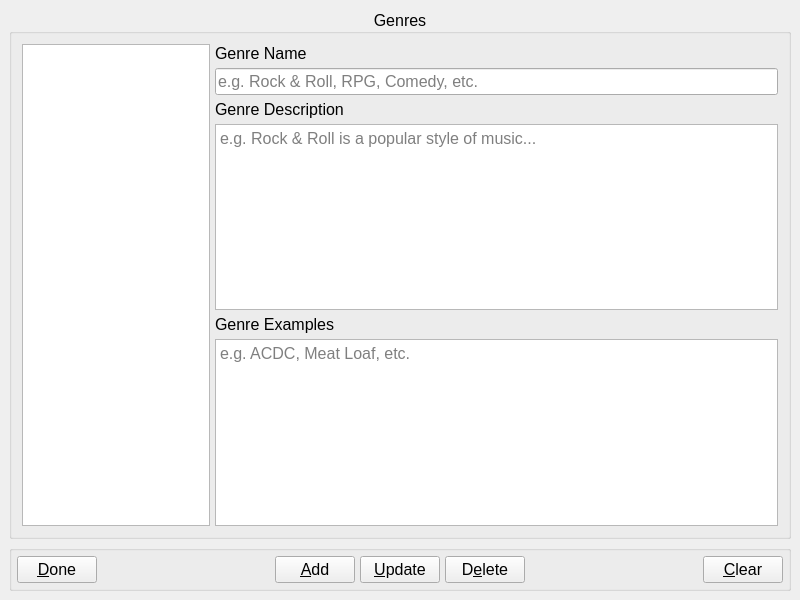
<?xml version="1.0" encoding="UTF-8"?>
<ui version="4.0">
 <class>edit_genres_window</class>
 <widget class="QMainWindow" name="edit_genres_window">
  <property name="windowModality">
   <enum>Qt::WindowModal</enum>
  </property>
  <property name="geometry">
   <rect>
    <x>0</x>
    <y>0</y>
    <width>800</width>
    <height>600</height>
   </rect>
  </property>
  <property name="minimumSize">
   <size>
    <width>640</width>
    <height>480</height>
   </size>
  </property>
  <property name="maximumSize">
   <size>
    <width>1024</width>
    <height>768</height>
   </size>
  </property>
  <property name="font">
   <font>
    <family>Arial</family>
    <pointsize>12</pointsize>
   </font>
  </property>
  <property name="windowTitle">
   <string>Edit Genres</string>
  </property>
  <widget class="QWidget" name="central_widget">
   <layout class="QVBoxLayout" name="verticalLayout_2">
    <item>
     <widget class="QGroupBox" name="gb_genres">
      <property name="font">
       <font>
        <family>Arial</family>
        <pointsize>12</pointsize>
       </font>
      </property>
      <property name="title">
       <string>Genres</string>
      </property>
      <property name="alignment">
       <set>Qt::AlignCenter</set>
      </property>
      <layout class="QHBoxLayout" name="hl_genres" stretch="1,3">
       <property name="spacing">
        <number>5</number>
       </property>
       <property name="leftMargin">
        <number>10</number>
       </property>
       <property name="topMargin">
        <number>10</number>
       </property>
       <property name="rightMargin">
        <number>10</number>
       </property>
       <property name="bottomMargin">
        <number>10</number>
       </property>
       <item>
        <widget class="QListWidget" name="lst_genres">
         <property name="font">
          <font>
           <family>Arial</family>
          </font>
         </property>
        </widget>
       </item>
       <item>
        <layout class="QVBoxLayout" name="vl_genre_info">
         <property name="spacing">
          <number>5</number>
         </property>
         <item>
          <widget class="QLabel" name="lbl_genre_name">
           <property name="font">
            <font>
             <family>Arial</family>
            </font>
           </property>
           <property name="text">
            <string>Genre Name</string>
           </property>
          </widget>
         </item>
         <item>
          <widget class="QLineEdit" name="le_genre_name">
           <property name="font">
            <font>
             <family>Arial</family>
            </font>
           </property>
           <property name="placeholderText">
            <string>e.g. Rock &amp; Roll, RPG, Comedy, etc.</string>
           </property>
          </widget>
         </item>
         <item>
          <widget class="QLabel" name="lbl_genre_description">
           <property name="font">
            <font>
             <family>Arial</family>
            </font>
           </property>
           <property name="text">
            <string>Genre Description</string>
           </property>
          </widget>
         </item>
         <item>
          <widget class="QPlainTextEdit" name="te_genre_description">
           <property name="font">
            <font>
             <family>Arial</family>
            </font>
           </property>
           <property name="tabChangesFocus">
            <bool>true</bool>
           </property>
           <property name="placeholderText">
            <string>e.g. Rock &amp; Roll is a popular style of music...</string>
           </property>
          </widget>
         </item>
         <item>
          <widget class="QLabel" name="lbl_genre_examples">
           <property name="font">
            <font>
             <family>Arial</family>
            </font>
           </property>
           <property name="text">
            <string>Genre Examples</string>
           </property>
          </widget>
         </item>
         <item>
          <widget class="QPlainTextEdit" name="te_genre_examples">
           <property name="font">
            <font>
             <family>Arial</family>
            </font>
           </property>
           <property name="tabChangesFocus">
            <bool>true</bool>
           </property>
           <property name="placeholderText">
            <string>e.g. ACDC, Meat Loaf, etc.</string>
           </property>
          </widget>
         </item>
        </layout>
       </item>
      </layout>
     </widget>
    </item>
    <item>
     <widget class="QGroupBox" name="gb_buttons">
      <property name="font">
       <font>
        <family>Arial</family>
        <pointsize>12</pointsize>
       </font>
      </property>
      <property name="title">
       <string/>
      </property>
      <layout class="QHBoxLayout" name="hl_buttons">
       <property name="spacing">
        <number>5</number>
       </property>
       <property name="leftMargin">
        <number>5</number>
       </property>
       <property name="topMargin">
        <number>5</number>
       </property>
       <property name="rightMargin">
        <number>5</number>
       </property>
       <property name="bottomMargin">
        <number>5</number>
       </property>
       <item>
        <widget class="QPushButton" name="btn_done">
         <property name="font">
          <font>
           <family>Arial</family>
          </font>
         </property>
         <property name="text">
          <string>&amp;Done</string>
         </property>
         <property name="shortcut">
          <string>Esc</string>
         </property>
        </widget>
       </item>
       <item>
        <spacer name="hs_left">
         <property name="font">
          <font>
           <family>Arial</family>
          </font>
         </property>
         <property name="orientation">
          <enum>Qt::Horizontal</enum>
         </property>
         <property name="sizeHint" stdset="0">
          <size>
           <width>40</width>
           <height>20</height>
          </size>
         </property>
        </spacer>
       </item>
       <item>
        <widget class="QPushButton" name="btn_add_genre">
         <property name="font">
          <font>
           <family>Arial</family>
          </font>
         </property>
         <property name="text">
          <string>&amp;Add</string>
         </property>
         <property name="shortcut">
          <string>Alt+A</string>
         </property>
        </widget>
       </item>
       <item>
        <widget class="QPushButton" name="btn_update_genre">
         <property name="font">
          <font>
           <family>Arial</family>
          </font>
         </property>
         <property name="text">
          <string>&amp;Update</string>
         </property>
         <property name="shortcut">
          <string>Alt+U</string>
         </property>
        </widget>
       </item>
       <item>
        <widget class="QPushButton" name="btn_delete_genre">
         <property name="font">
          <font>
           <family>Arial</family>
          </font>
         </property>
         <property name="text">
          <string>D&amp;elete</string>
         </property>
        </widget>
       </item>
       <item>
        <spacer name="hs_right">
         <property name="font">
          <font>
           <family>Arial</family>
          </font>
         </property>
         <property name="orientation">
          <enum>Qt::Horizontal</enum>
         </property>
         <property name="sizeHint" stdset="0">
          <size>
           <width>40</width>
           <height>20</height>
          </size>
         </property>
        </spacer>
       </item>
       <item>
        <widget class="QPushButton" name="btn_clear">
         <property name="font">
          <font>
           <family>Arial</family>
          </font>
         </property>
         <property name="text">
          <string>&amp;Clear</string>
         </property>
         <property name="shortcut">
          <string>Alt+C</string>
         </property>
        </widget>
       </item>
      </layout>
     </widget>
    </item>
   </layout>
  </widget>
 </widget>
 <tabstops>
  <tabstop>le_genre_name</tabstop>
  <tabstop>te_genre_description</tabstop>
  <tabstop>te_genre_examples</tabstop>
  <tabstop>btn_done</tabstop>
  <tabstop>btn_add_genre</tabstop>
  <tabstop>btn_update_genre</tabstop>
  <tabstop>btn_delete_genre</tabstop>
  <tabstop>btn_clear</tabstop>
  <tabstop>lst_genres</tabstop>
 </tabstops>
 <resources/>
 <connections/>
</ui>
